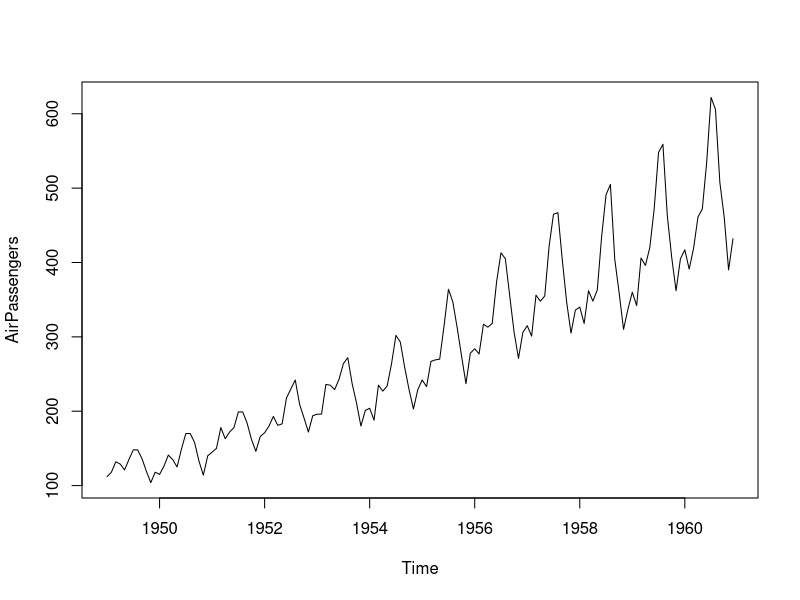
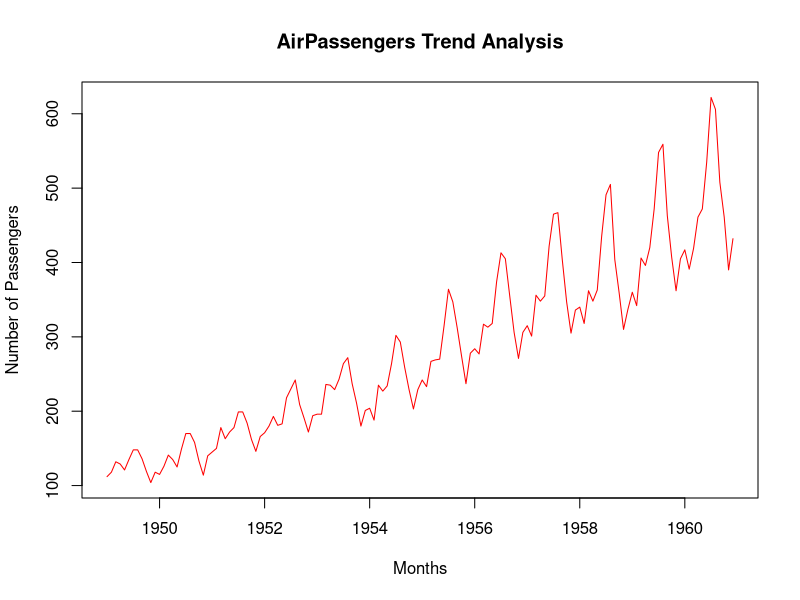
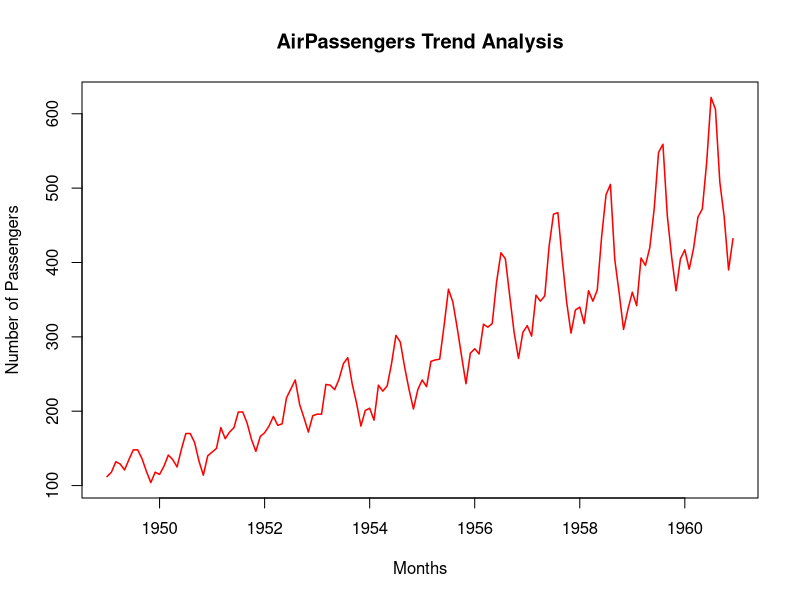
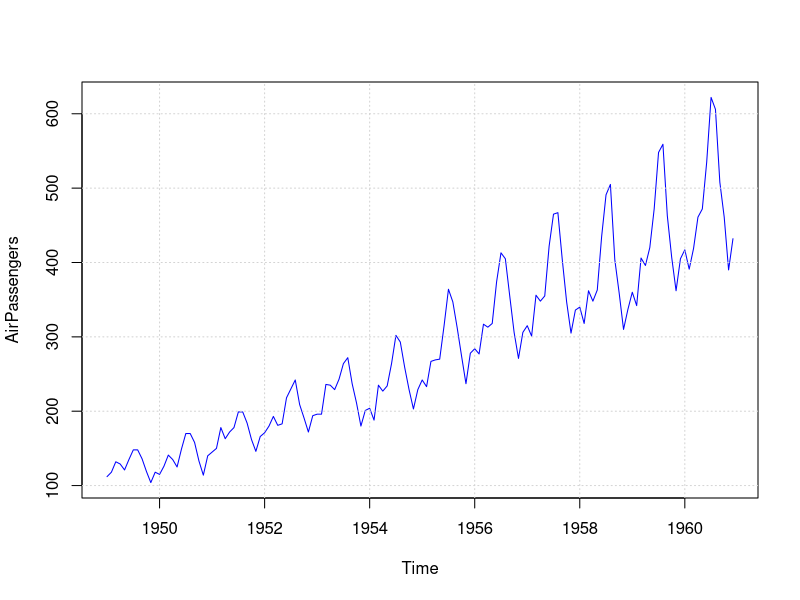
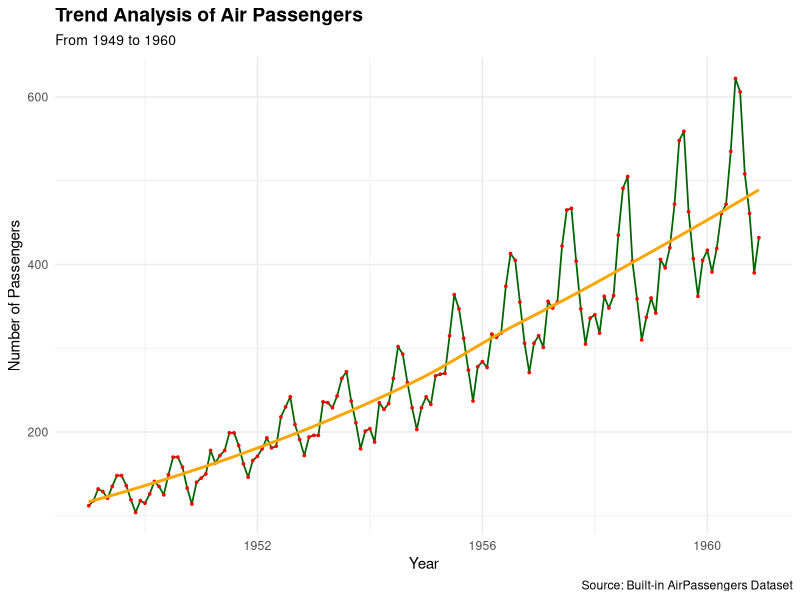

These figures' R source, in order:
install.packages("rlang")
install.packages(c("vctrs", "scales", "lifecycle"))
# --------------------------------------------------
# Load AirPassengers dataset
# --------------------------------------------------
data(AirPassengers)

# Verify the dataset
?AirPassengers
class(AirPassengers)
View(AirPassengers)

# --------------------------------------------------
# Convert the dataset to Data Frame
# --------------------------------------------------
ap_df <- data.frame(
  year = as.numeric(time(AirPassengers)),
  passengers = as.numeric(AirPassengers)
)
ap_df

# --------------------------------------------------
# Data Frame with Year and Month separately
# --------------------------------------------------
ap_df_months <- data.frame(
  year = floor(time(AirPassengers)),
  month = cycle(AirPassengers),
  passengers = as.numeric(AirPassengers)
)
ap_df_months

# --------------------------------------------------
# Basic Time Series Plot (Base R)
# --------------------------------------------------
plot(AirPassengers)

# --------------------------------------------------
# Plot with Title, Axis labels, and Color
# --------------------------------------------------
plot(
  AirPassengers,
  type = "l",
  main = "AirPassengers Trend Analysis",
  xlab = "Months",
  ylab = "Number of Passengers",
  col = "red"
)

# --------------------------------------------------
# Plot with Increased Line Width
# --------------------------------------------------
plot(
  AirPassengers,
  type = "l",
  lwd = 1.5,
  main = "AirPassengers Trend Analysis",
  xlab = "Months",
  ylab = "Number of Passengers",
  col = "red"
)

# --------------------------------------------------
# Plot with Points and Grid
# --------------------------------------------------
plot(
  AirPassengers,
  type = "l",
  pch = 16,
  col = "blue"
)
grid()

# --------------------------------------------------
# Using ggplot2 Library
# --------------------------------------------------
install.packages("ggplot2")
library(ggplot2)

# --------------------------------------------------
# ggplot2 Time Series Visualization
# --------------------------------------------------
ggplot(ap_df, aes(x = year, y = passengers)) +
  geom_line(color = "darkgreen", linewidth = 0.6) +
  geom_point(color = "red", size = 0.6) +
  geom_smooth(se = FALSE, color = "orange") +
  labs(
    title = "Trend Analysis of Air Passengers",
    subtitle = "From 1949 to 1960",
    caption = "Source: Built-in AirPassengers Dataset",
    x = "Year",
    y = "Number of Passengers"
  ) +
  theme_minimal() +
  theme(
    plot.title = element_text(face = "bold", size = 14),
    plot.subtitle = element_text(size = 10)
  )
